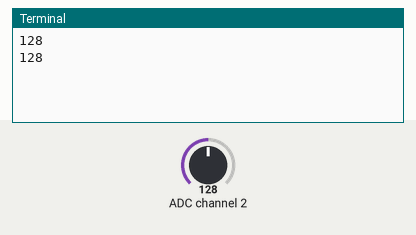
This program was run on a simulated Raspberry Pi (BCM pin numbers). Shown: the last lines printed to the terminal. Inputs (shaded band) come from the test bench; at power-on: ADC channel 2 = 128 (analog values on the 0–255 scale).

Above: at 1.2 s.
1.3 s: ADC channel 2 set to 178
At 2.6 s:
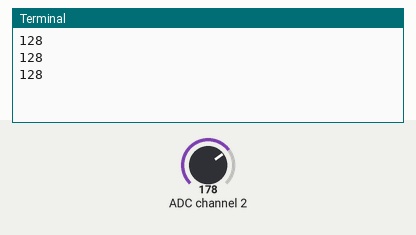
2.8 s: ADC channel 2 set to 224
At 3.8 s:
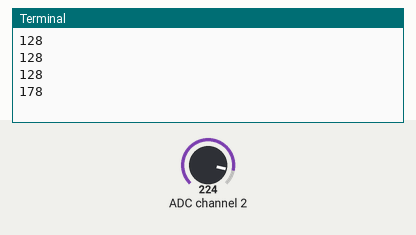
Timing chart, 0 to 5.8 s (numbered marks = the images above; inputs shaded):
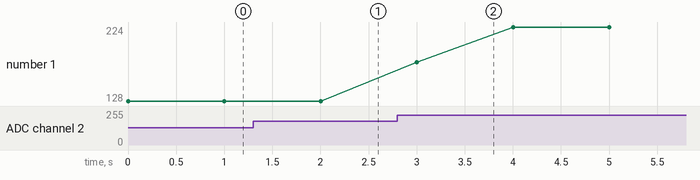

Measured:
- plotted number 1: 128 → 224 after the input at 2.8 s

The program:

PCF8591.py
```python
#!/usr/bin/env python
# -*- coding: utf-8 -*-
"""
@author:keke
@file: PCF8591.py
@time: 2023/4/25 18:19
@version：Python 3.11.2
@title: PCF8591模块 AD/DA转换 模数/温度照度采集 数模转换模块
"""
import smbus
import time

address = 0x48  # address 器件的地址(硬件地址 由器件决定) sudo i2cdetect -y 1 命令查看
A0 = 0x40  # A0 器件某个端口的地址（数据存储的寄存器）
A1 = 0x41
A2 = 0x42
A3 = 0x43
# 0 代表 /dev/i2c-0， 1 代表 /dev/i2c-1 ,具体看使用的树莓派那个I2C来决定
bus = smbus.SMBus(1)  # 开启总线 创建一个smbus实例

# 循环查询
while True:
    # 获取A2端口的数据
    bus.write_byte(address, A2)  # A2端口绑定 发送一个控制字节到设备
    print(bus.read_byte(address))  # 读取A2端口的数据

    time.sleep(1)
```
